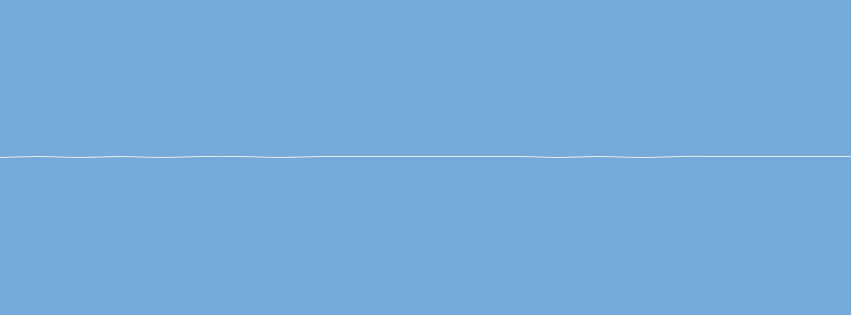
Frame 1 (no input)
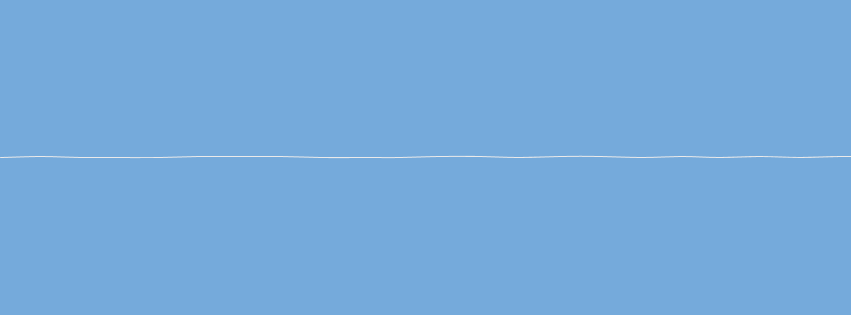
Frame 60 (the mouse pressed at the canvas centre just before this capture)
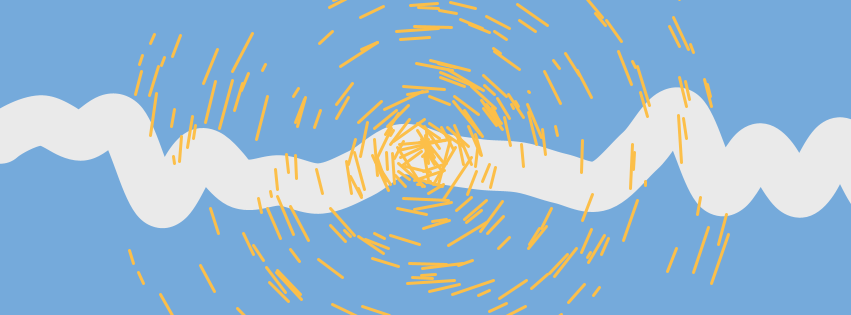
Frame 120 (the mouse held since frame 60 and released just before this capture)

The Processing sketch that drew these frames (run headless with seeded random() and noise(); from frame 60 on, the mouse is pressed at the canvas centre):

// Processing sketch: processing_154640
// ── processing_154640.pde

// Variables Globales
color cel=color (117,170,219);
color ama=color(252,191,73);
color bla=#EAEAEA;

void setup(){
  size(851,315);
  background(bla); 
  smooth();
  frameRate(20);
}

void draw(){
 

  
 background(cel);
    pushMatrix();
     translate(0,height/2);
   
         linea();
    
     translate(width/2,0);
   sol(mouseY,3,mouseX/2);
   popMatrix();
 //}

}

void linea(){
  stroke(bla);
  noFill();
  ///// horizontales

  float esc=map(mouseX,0,width,1,100); 
  float amp=map(mouseY,0,height,1,100);

      strokeWeight(esc);
       beginShape();  
         curveVertex(0,0);  ///control point
         for (int i=0;i<25;i++){
           curveVertex(i*40,random(-amp,amp));
         }
       endShape();   
}
  
void sol(int rep, int scal,float lar){
  stroke(ama);
  strokeWeight(scal);
 
 
 lar=lar/8;
 
  for (int i=0;i<rep*2;i++){
       float vert=random(TWO_PI);
     
     rotate(vert);
     line(i,random(-lar,0),i,random(0,lar));
 
  }
  
}  
  
  
  
  
